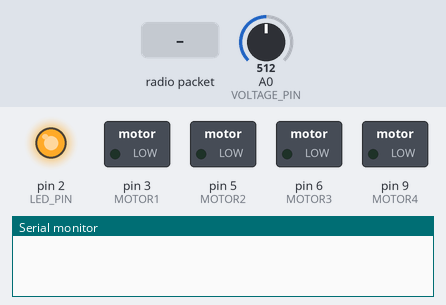
This sketch was run on a simulated Arduino Uno, built with avr-gcc and run on an emulated ATmega328P. Shown: switched loads named in the sketch (green lamp = pin HIGH), output pins drawn as LEDs (lit = HIGH), the last lines printed to the serial monitor. Inputs (shaded band) come from the test bench; at power-on: A0 (VOLTAGE_PIN) = 512. No radio packets arrive unless stated.

Above: at 0.41 s.
At 1.2 s:
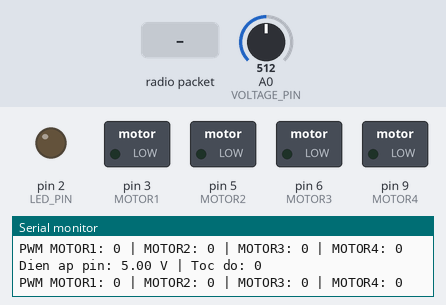
1.3 s: radio packet "5" arrives
At 1.47 s:
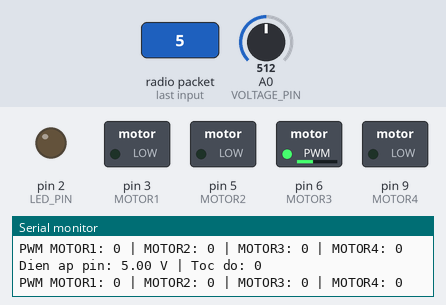
Timing chart, 0 to 4.3 s (numbered marks = the images above; inputs shaded):
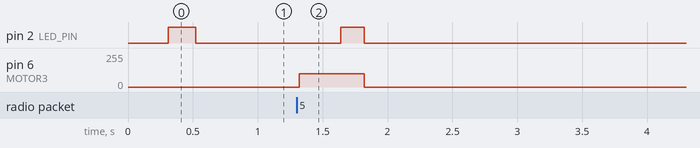

Measured:
- after the input at 1.3 s, pin 2 (LED_PIN): LOW → HIGH after 0.34 s, → LOW 0.18 s later; pin 6 (MOTOR3): 0/255 → 100/255 at once, → 0/255 0.50 s later

The sketch:

led+ok.ino
```cpp
#include <SPI.h>
#include <nRF24L01.h>
#include <RF24.h>

// ==== Định nghĩa chân ====
#define LED_PIN 2
#define MOTOR1 3
#define MOTOR2 5
#define MOTOR3 6
#define MOTOR4 9
#define VOLTAGE_PIN A0

RF24 radio(7, 8);  // CE, CSN

const byte address[6] = "00001";
unsigned long lastReceiveTime = 0;
const unsigned long timeout = 500; // 500ms
#define LOW_VOLTAGE 8.0

int joyY = 2048;
int joyX = 2048;
int throttle = 0;

unsigned long lastBlinkTime = 0;
bool ledState = false;
unsigned long lastPrintTime = 0;  // Thời gian in thông tin lần cuối

// ==== Tách giá trị từ chuỗi LoRa ====
String getValue(String data, String key) {
  int start = data.indexOf(key + ":");
  if (start == -1) return "";
  start += key.length() + 1;
  int end = data.indexOf(" ", start);
  if (end == -1) end = data.length();
  return data.substring(start, end);
}

// ==== Đọc điện áp từ chia áp ====
float readVoltage() {
  int raw = analogRead(VOLTAGE_PIN);
  float voltage = (raw / 1023.0) * 5.0;
  return voltage * 2.0;  // Chia áp 1:1
}

void setup() {
  Serial.begin(9600);

  pinMode(LED_PIN, OUTPUT);
  pinMode(MOTOR1, OUTPUT);
  pinMode(MOTOR2, OUTPUT);
  pinMode(MOTOR3, OUTPUT);
  pinMode(MOTOR4, OUTPUT);

  radio.begin();
  radio.openReadingPipe(0, address);
  radio.setPALevel(RF24_PA_LOW);
  radio.startListening();
}

void loop() {
  bool signalReceived = false;

  // Khai báo tốc độ motor mặc định
  int m1 = 0, m2 = 0, m3 = 0, m4 = 0;

  if (radio.available()) {
    char text[32] = {0};
    radio.read(&text, sizeof(text));
    lastReceiveTime = millis();
    signalReceived = true;

    String msg = String(text);
    joyY = getValue(msg, "q").toInt();
    joyX = getValue(msg, "w").toInt();
    throttle = getValue(msg, "e").toInt();

    int mappedThrottle = map(throttle, 0, 4095, 0, 255);
    int pitchOffset = map(joyY, 0, 4095, -50, 50);
    int rollOffset  = map(joyX, 0, 4095, -50, 50);

    m1 = constrain(mappedThrottle + pitchOffset + rollOffset, 0, 255);
    m2 = constrain(mappedThrottle + pitchOffset - rollOffset, 0, 255);
    m3 = constrain(mappedThrottle - pitchOffset - rollOffset, 0, 255);
    m4 = constrain(mappedThrottle - pitchOffset + rollOffset, 0, 255);

    analogWrite(MOTOR1, m1);
    analogWrite(MOTOR2, m2);
    analogWrite(MOTOR3, m3);
    analogWrite(MOTOR4, m4);
  }

  float batteryVoltage = readVoltage();

  // ✅ Trường hợp có tín hiệu
  if (millis() - lastReceiveTime <= timeout) {
    if (batteryVoltage < LOW_VOLTAGE) {
      // ⚠️ Có tín hiệu nhưng pin yếu → LED chớp
      if (millis() - lastBlinkTime > 300) {
        lastBlinkTime = millis();
        ledState = !ledState;
        digitalWrite(LED_PIN, ledState);
      }
    } else {
      // ✅ Có tín hiệu + pin khỏe → LED sáng
      digitalWrite(LED_PIN, HIGH);
    }
  } else {
    // ❌ Mất tín hiệu → tắt motor & tắt LED
    analogWrite(MOTOR1, 0);
    analogWrite(MOTOR2, 0);
    analogWrite(MOTOR3, 0);
    analogWrite(MOTOR4, 0);
    digitalWrite(LED_PIN, LOW);
  }

  // 🖨 In thông tin mỗi 500ms
  if (millis() - lastPrintTime >= 500) {
    lastPrintTime = millis();
    Serial.print("Dien ap pin: ");
    Serial.print(batteryVoltage, 2);
    Serial.print(" V | Toc do: ");
    Serial.println(throttle);

    Serial.print("PWM MOTOR1: ");
    Serial.print(m1);
    Serial.print(" | MOTOR2: ");
    Serial.print(m2);
    Serial.print(" | MOTOR3: ");
    Serial.print(m3);
    Serial.print(" | MOTOR4: ");
    Serial.println(m4);
  }

  delay(30);
}
```
